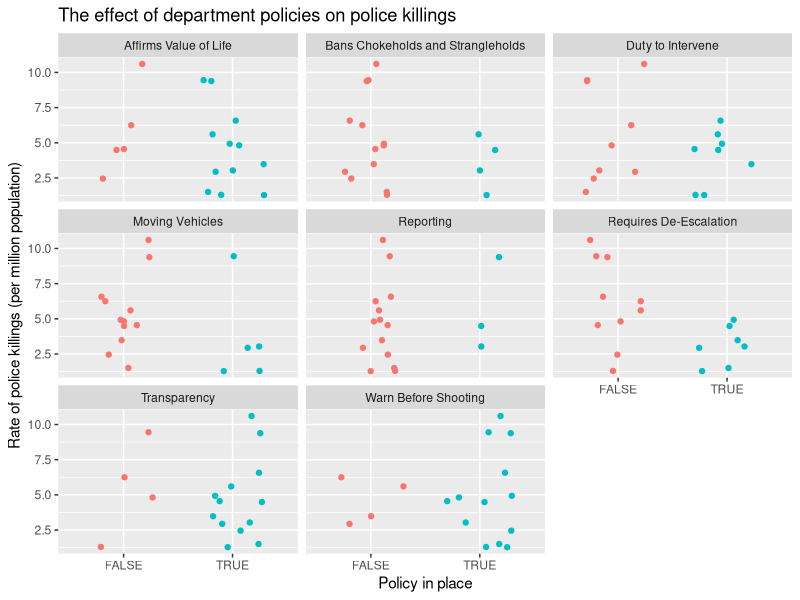
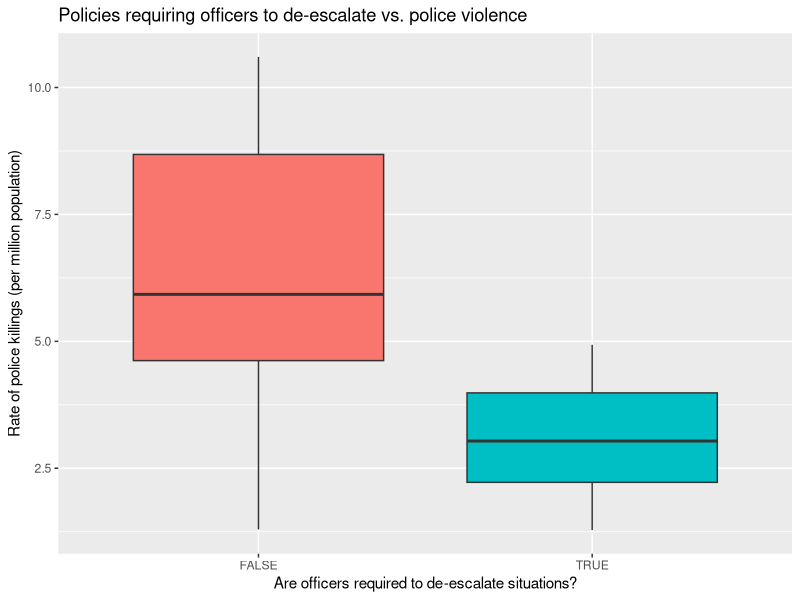
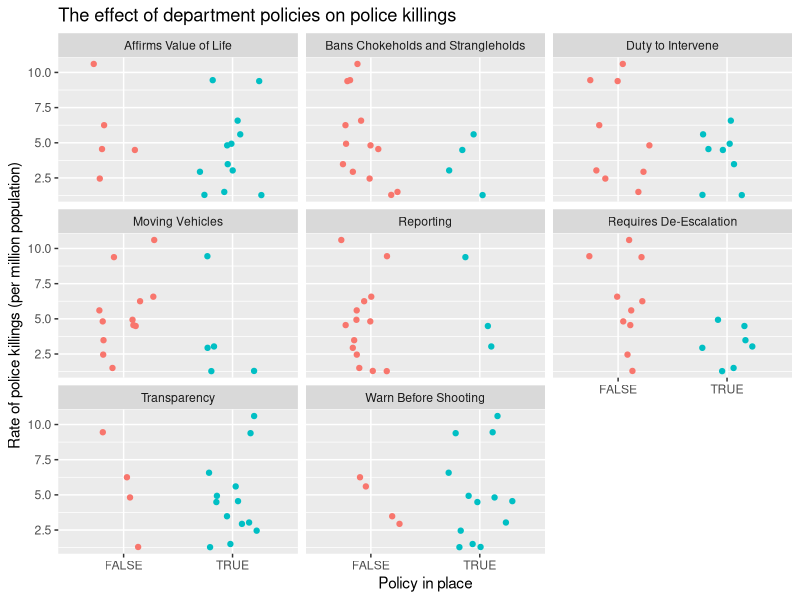
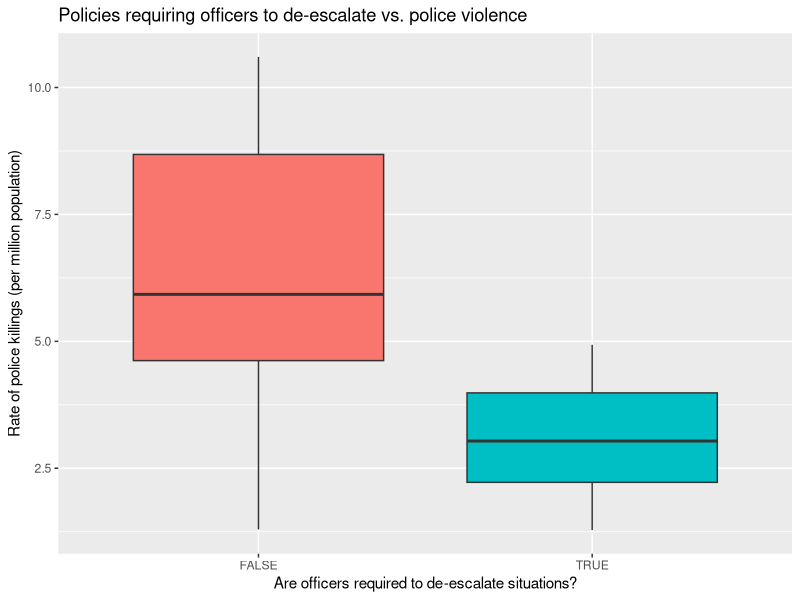

Generate these figures, in order, with R:
# Look at the relationship between departments' use of force policies and
# violence.

library(readxl)
library(dplyr)
library(tidyr)
library(ggplot2)

forcePolicy <- read_excel("UseofForcePolicyReview-bbdj.xlsx")
# The column names are pretty long
colnames(forcePolicy) <- sub(":.*", "", colnames(forcePolicy))

# Strip answers down to TRUE (yes) / FALSE (no) values
yesOrNo <- function(x) {
  ifelse(grepl("^Yes", x), 
         TRUE,
         ifelse(grepl("^No", x),
                FALSE,
                NA))
}
forcePolicy <- mutate_each(forcePolicy, funs(yesOrNo), 2:ncol(forcePolicy))

# Now look at the mapping police violence project's report to find these
# departments.
mpvReport <- read_excel("MPVDatasetDownload-83zj.xlsx", sheet = 2) 

mpvReport <- mpvReport %>%
  mutate(`Police Department` = sub("^[^[:alpha:]]*", "", `Police Department`),
         row_number = 1:nrow(.)) %>% 
  filter(row_number <= 60) %>%
  rename(`Police Department 2` = `Police Department`)

# We'll do a fuzzy left join of these tables. This code is inelegant and
# inefficient, but works OK for this few rows.
forcePolicy[["Police Department"]][7] <- "Las Vegas"
matches <- rep(NA, nrow(forcePolicy))
for (r in seq_len(nrow(forcePolicy))) {
  matches[r] <- agrep(forcePolicy[["Police Department"]][r],
                      mpvReport[["Police Department 2"]])
}
forcePolicy <- cbind(forcePolicy, mpvReport[matches, ])

# Now let's see how these policies may effect police killings
policyEffectiveness <- forcePolicy %>%
  select(department = `Police Department`, 2:9, rate_of_killings = `Rate of Police Killings per Million Population`) %>%
  gather("policy", "in_place", 2:9)

# Plot it
ggplot(policyEffectiveness, aes(x = in_place, y = rate_of_killings)) + 
  geom_point(aes(color = in_place), 
             position = position_jitter(width = 0.3, height = 0.0)) + 
  facet_wrap(~ policy) + 
  labs(title = "The effect of department policies on police killings", 
       x = "Policy in place", 
       y = "Rate of police killings (per million population)") + 
  theme(legend.position = "none")
ggsave("all police force policies.png")

# Wow. Zero in on de-escalation though.
policyEffectiveness %>% 
  filter(policy == "Requires De-Escalation") %>%
  ggplot(aes(x = in_place, y = rate_of_killings)) + 
  geom_boxplot(aes(fill = in_place)) + 
  labs(title="Policies requiring officers to de-escalate vs. police violence",
       x = "Are officers required to de-escalate situations?",
       y = "Rate of police killings (per million population)") + 
  theme(legend.position = "none")
ggsave("de-escalation reduces police killings.png")
